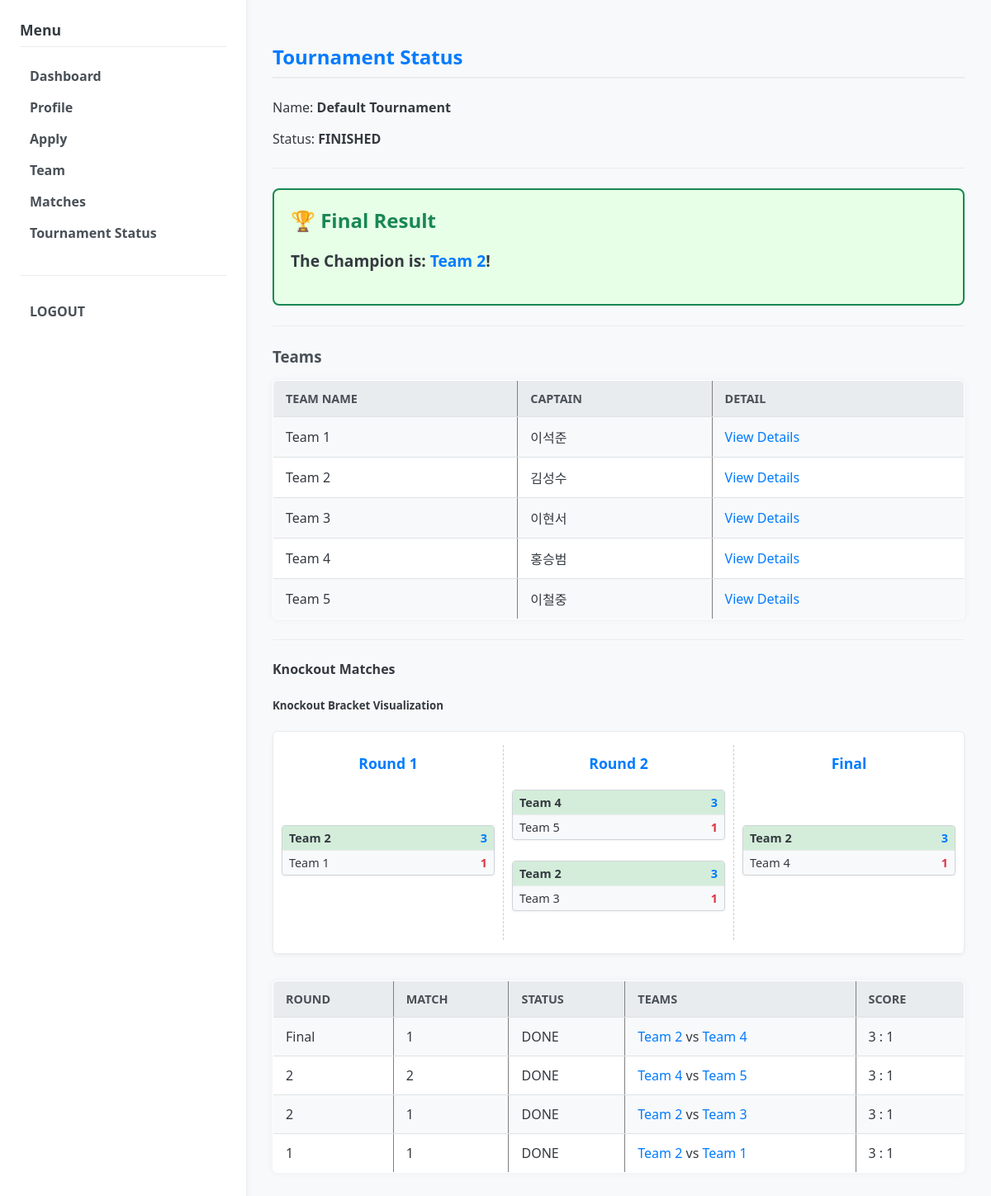
The page /user/tournament-status (signed in) on the database as committed earlier.
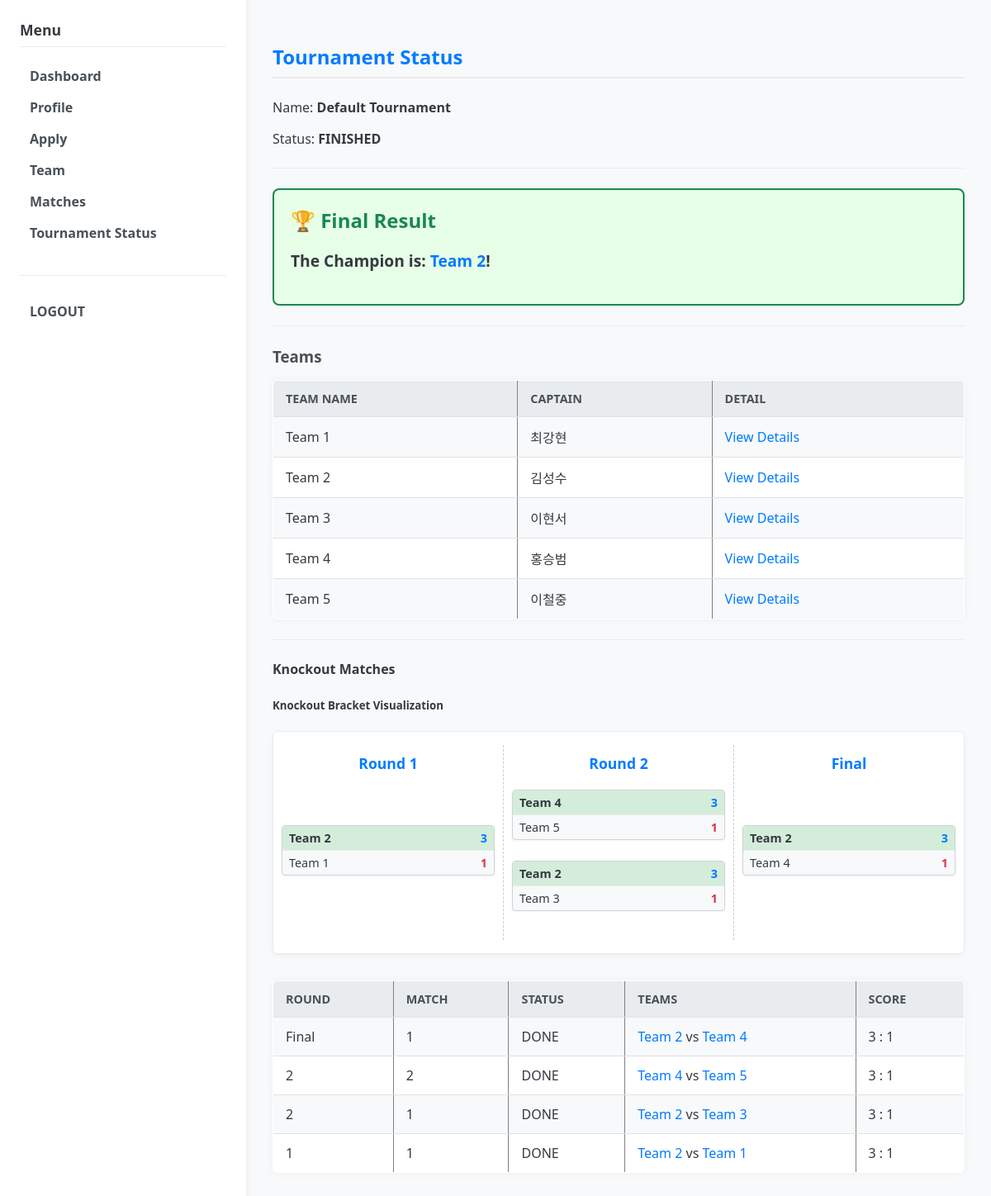
The same page on the database as committed later.
### models.py (models this page shows)
class Team(db.Model):
    __tablename__ = "teams"
    id = db.Column(db.Integer, primary_key=True)
    name = db.Column(db.String(64), nullable=False)
    tournament_id = db.Column(db.Integer, db.ForeignKey("tournaments.id"), nullable=False)
    captain_user_id = db.Column(db.Integer, db.ForeignKey("users.id"))
    tournament = db.relationship("Tournament", back_populates="teams")
    members = db.relationship("TeamMember", back_populates="team")
    captain = db.relationship("User", foreign_keys=[captain_user_id])

class User(db.Model):
    __tablename__ = "users"
    id = db.Column(db.Integer, primary_key=True)
    username = db.Column(db.String(64), unique=True, nullable=False)
    password_hash = db.Column(db.String(128), nullable=False)
    role = db.Column(db.String(50), default="USER")  # USER, ADMIN
    approval_status = db.Column(db.String(16), default="PENDING") # PENDING, APPROVED, REJECTED
    student_id = db.Column(db.String(20))      # 학번
    real_name = db.Column(db.String(64))       # 이름
    summoner_riot_id = db.Column(db.String(64))  # "닉네임#태그" 형식 (예: Clyde00#KR1)
    puuid = db.Column(db.String(128))
    tier = db.Column(db.String(32))
    solo_tier = db.Column(db.String(32))  # 예: "PLATINUM IV"
    flex_tier = db.Column(db.String(32))  # 예: "GOLD III"
    actual_score = db.Column(db.Integer)  # 관리자 입력 실제 점수
    primary_role = db.Column(db.String(16))
    secondary_role1 = db.Column(db.String(16))
    secondary_role2 = db.Column(db.String(16))
    created_at = db.Column(db.DateTime, default=datetime.utcnow)
    participants = db.relationship("Participant", back_populates="user")

### app.py (the view)
@app.route("/user/tournament-status")
@login_required(role="USER")
def user_tournament_status():
    tournament = Tournament.query.first()
    teams = []
    league_standings = None
    matches = []
    winner_team = None
    if tournament:
        teams = Team.query.filter_by(tournament_id=tournament.id).all()
        if tournament.type in ("LEAGUE", "LEAGUE_FINAL"):
            league_standings = calculate_league_standings(tournament)
        if tournament.type == "KNOCKOUT":
            matches = Match.query.filter_by(tournament_id=tournament.id).order_by(
                Match.round_no.desc(), Match.match_no.desc()
            ).all()
        if tournament.status == "FINISHED":
            winner_team = calculate_tournament_winner(tournament)
    return render_template(
        "user/tournament_status.html",
        tournament=tournament,
        teams=teams,
        league_standings=league_standings, # 템플릿에 전달
        matches=matches,                   # 템플릿에 전달
        winner_team=winner_team,           # 템플릿에 전달
    )

### app.py (called while the page is built)
def current_user():
    user_id = session.get("user_id")
    if not user_id:
        return None
    user = User.query.get(user_id)
    return user

def login_required(role=None):
    def decorator(fn):
        from functools import wraps
        @wraps(fn)
        def wrapper(*args, **kwargs):
            user = current_user()
            active_role = session.get("role")
            if not user or not active_role:
                return redirect(url_for("login_page"))
            if role and active_role != role:
                flash("Permission denied. You are logged in as " + active_role + ".")
                return redirect(url_for("login_page"))
            return fn(*args, **kwargs)
        return wrapper
    return decorator

@app.context_processor
def inject_helpers():
    return dict(
        calculate_estimated_score=calculate_estimated_score,
        get_user_score=get_user_score,
        get_member_weighted_score=get_member_weighted_score,
    )

### templates/user/tournament_status.html (shortened to what the changed rows need)
{% extends "base.html" %}
{% block content %}
<h2>Tournament Status</h2>
{% if tournament %}
    {% if teams %}
        <table border="1" cellpadding="4">
            <tr>
                <th>Team Name</th>
                <th>Captain</th>
                <th>Detail</th>
            </tr>
            {% for team in teams %}
                <tr>
                    <td>{{ team.name }}</td>
                    <td>
                        {% if team.captain %}
                            {{ team.captain.real_name or team.captain.username }}
                        {% else %}
                            -
                        {% endif %}
                    </td>
                    <td>
                        <a href="{{ url_for('team_detail', team_id=team.id) }}">View Details</a>
                    </td>
                </tr>
            {% endfor %}
        </table>
        {% if tournament.type == "LEAGUE" or tournament.type == "LEAGUE_FINAL" %}
        <h4>League Standings</h4>
        {% if league_standings %}
        <table border="1" cellpadding="4" style="width: 100%;">
            <tr>
                <th>Rank</th>
                <th>Team</th>
                <th>Wins</th>
                <th>Losses</th>
                <th>Game Diff</th>
                <th>Points</th>
            </tr>
            {% for standing in league_standings %}
            <tr>
                <td>{{ loop.index }}</td>
                <td><a href="{{ url_for('team_detail', team_id=standing.team_id) }}">{{ standing.team_name }}</a></td>
                <td>{{ standing.W }}</td>
                <td>{{ standing.L }}</td>
                <td>{{ standing.GD }}</td>
                <td><strong>{{ standing.P }}</strong></td>
            </tr>
            {% endfor %}
        </table>
        {% else %}
            <p>League standings will appear once matches begin.</p>
        {% endif %}
        {% elif tournament.type == "KNOCKOUT" %}
            {% if matches %}
                <table border="1" cellpadding="4">
                    <tr>
                        <th>Round</th>
                        <th>Match</th>
                        <th>Status</th>
                        <th>Teams</th>
                        <th>Score</th>
                    </tr>
                </table>
            {% else %}
                <p>The knockout schedule has not been generated yet.</p>
            {% endif %}
        {% endif %}
    {% else %}
        <p>No teams generated yet.</p>
    {% endif %}
{% else %}
    <p>No tournament available.</p>
{% endif %}
{% endblock %}

Rows that differ between the two databases and show on the page:
changed Team "Team 1": captain "이석준" → "최강현"
